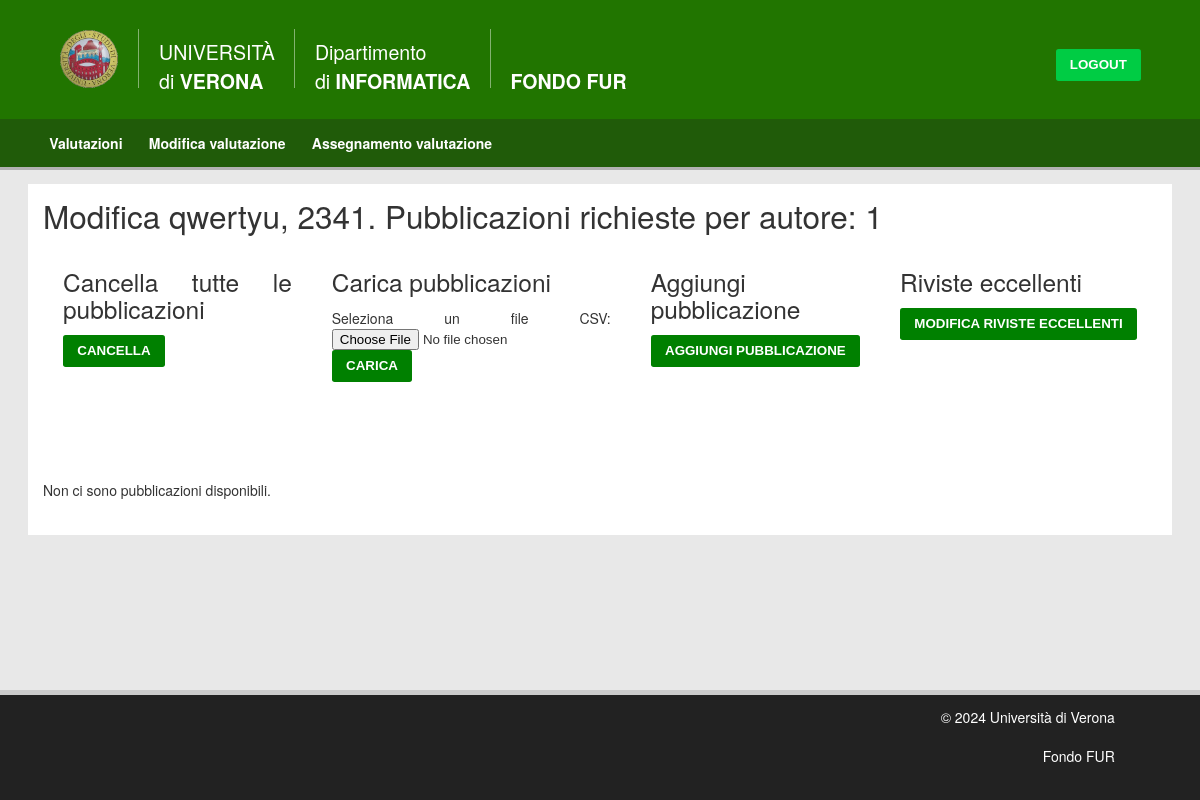
The page /modifica_valutazione/qwertyu/ (signed in) on the database as committed earlier.
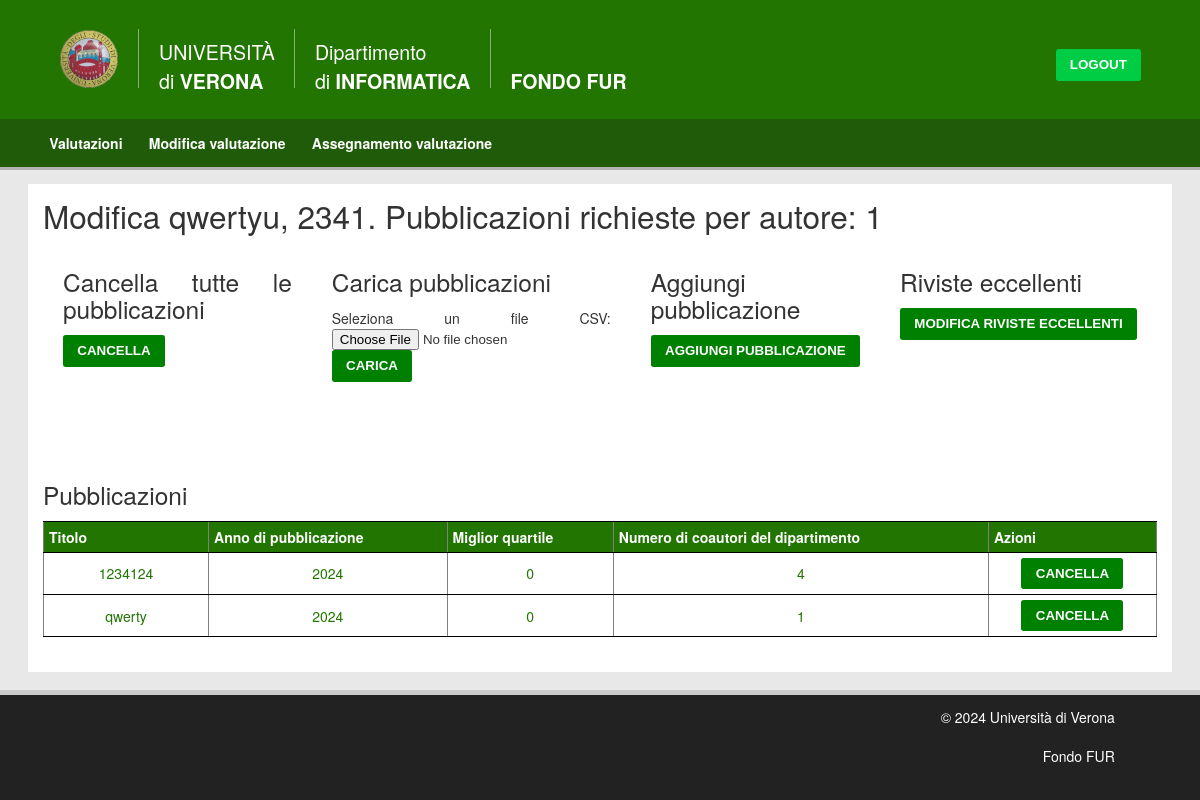
The same page on the database as committed later.
### caricamentoDati/models.py (models this page shows, shortened)
class PubblicazionePresentata(models.Model):
    handle = models.CharField(max_length=30, primary_key=True)
    valutazione = models.ForeignKey(
        Valutazione, on_delete=models.CASCADE, null=True, blank=True)
    issn_isbn = models.CharField(
        max_length=30, null=True, blank=True, verbose_name="issn o isbn")
    anno_pubblicazione = models.IntegerField(validators=[MinValueValidator(1000), MaxValueValidator(
        9999)], default=datetime.date.today().year, verbose_name="anno di pubblicazione")
    doi = models.CharField(max_length=30, null=True, blank=True)
    titolo = models.CharField(max_length=200)
    tipologia_collezione = models.CharField(
        max_length=100, verbose_name="tipologia della collezione")
    titolo_rivista_atti = models.CharField(
        max_length=200, null=True, verbose_name="titolo della rivista o atti")
    indicizzato_scopus = models.BooleanField(default=False)
    miglior_quartile = models.IntegerField(blank=True, default=0, validators=[
        MinValueValidator(0)], verbose_name="miglior quartile")
    num_coautori_dip = models.PositiveIntegerField(
        default=1, validators=[MinValueValidator(1)], verbose_name="numero di coautori del dipartimento")
    class Meta:
        constraints = [models.UniqueConstraint(
            fields=['handle', 'valutazione'], name='chiaveComposta')]
    class Meta:
        verbose_name_plural = "Pubblicazioni Presentate"

### caricamentoDati/views.py (the view)
# urls.py: re_path('^modifica_valutazione/(?P<valutazione_nome>.*)/$',
@login_required
def modifica_valutazione(request, valutazione_nome):
    valutazione = Valutazione.objects.get(nome=valutazione_nome)
    form = FormAggiungiPubblicazione()
    context = {
        'valutazione': valutazione,
        'pubblicazioni': PubblicazionePresentata.objects.filter(valutazione=valutazione).order_by('titolo'),
        'form_aggiungi_pubblicazione': form,
    }
    return render(request, 'caricamentoDati/modifica.html', context)

### caricamentoDati/forms.py
class FormAggiungiPubblicazione(forms.ModelForm):
    autori = forms.ModelMultipleChoiceField(queryset=Docente.objects.all().order_by(
        'cognome_nome'), required=False, widget=CheckboxSelectMultiple)
    class Meta:
        model = PubblicazionePresentata
        fields = ['handle', 'titolo', 'anno_pubblicazione', 'miglior_quartile', 'issn_isbn',
                  'doi', 'tipologia_collezione', 'titolo_rivista_atti', 'indicizzato_scopus']

### caricamentoDati/templates/caricamentoDati/modifica.html (shortened to what this page needs)
{% extends 'base.html' %}
{% block content %}
  <div class="main">
    <h1>Modifica {{ valutazione.nome }}, {{ valutazione.anno }}. Pubblicazioni richieste per autore: {{ valutazione.numeroPubblicazioni }}</h1>
    <div style="display: flex;">
      <div style="padding: 20px;">
        <h2>Cancella tutte le pubblicazioni</h2>
        <button type="button" class="btn btn-danger" data-toggle="modal" data-target="#confermaCancellazioneModal">Cancella</button>
      </div>
      <div style="padding: 20px;">
        <h2>Carica pubblicazioni</h2>
        <form method="post" enctype="multipart/form-data" action="{% url 'caricamento_con_file' filename='temp' valutazione=valutazione.nome %}">
          <label for="filename">Seleziona un file CSV:</label>
          <input type="file" name="filename" id="filename" />
          <br />
          <button class="btn" type="submit">Carica</button>
        </form>
      </div>
      <div style="padding: 20px;">
        <h2>Aggiungi pubblicazione</h2>
        <button type="button" class="btn" data-toggle="modal" data-target="#aggiungiPubblicazioneModal" onclick="loadModalContent()">Aggiungi pubblicazione</button>
      </div>
      <div style="padding: 20px;">
        <h2>Riviste eccellenti</h2>
        <button type="button" class="btn" data-toggle="modal" data-target="#rivisteEccellentiModal" onclick="loadRivisteEccellentiModalContent()">Modifica riviste eccellenti</button>
      </div>
    </div>
    <div style="padding-top: 80px;">
      {% if pubblicazioni %}
        <h2>Pubblicazioni</h2>
        <table id="table-pubblicazioni" class="table table-bordered" style=" text-align: left; width: 100%;" border="1" cellpadding="2" cellspacing="2">
          <thead>
            <tr>
              <th style="vertical-align: top; text-align: left;" data-orderable="true">
                <b>Titolo</b>
              </th>
              <th data-orderable="true" style="vertical-align: top; text-align: left;">
                <b>Anno di pubblicazione</b>
              </th>
              <th data-orderable="true" style="vertical-align: top; text-align: left;">
                <b>Miglior quartile</b>
              </th>
              <th data-orderable="true" style="vertical-align: top; text-align: left;">
                <b>Numero di coautori del dipartimento</b>
              </th>
              <th style="vertical-align: top; text-align: left;">
                <b>Azioni</b>
              </th>
            </tr>
          </thead>
          {% for pubblicazione in pubblicazioni %}
            <tr>
              <td>{{ pubblicazione.titolo }}</td>
              <td>{{ pubblicazione.anno_pubblicazione }}</td>
              <td>{{ pubblicazione.miglior_quartile }}</td>
              <td>{{ pubblicazione.num_coautori_dip }}</td>
              <td>
                <div type="button">
                  <form method="post" action="{% url 'cancella_pubblicazione_singola' valutazione_nome=valutazione.nome pubblicazione_titolo=pubblicazione.titolo %}">
                    <button class="btn" type="submit">Cancella</button>
                  </form>
                </div>
              </td>
            </tr>
          {% endfor %}
        </table>
      {% else %}
        <p>Non ci sono pubblicazioni disponibili.</p>
      {% endif %}
    </div>
  </div>
{% endblock %}

Rows that differ between the two databases and show on the page:
added PubblicazionePresentata: titolo "1234124", anno_pubblicazione "2024", miglior_quartile "0", num_coautori_dip "4"
added PubblicazionePresentata: titolo "qwerty", anno_pubblicazione "2024", miglior_quartile "0", num_coautori_dip "1"
Other text that changed with them:
text no longer shown: "Non ci sono pubblicazioni disponibili."
text now shown: "Pubblicazioni Titolo Anno di pubblicazione Miglior quartile Numero di coautori del dipartimento Azioni"
